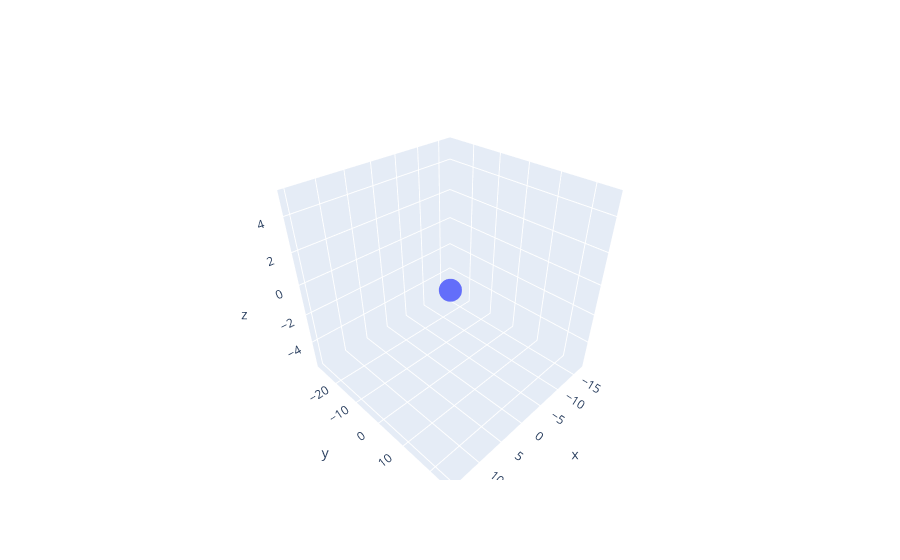

Here is the notebook cell this chart was saved with:
### Code cell
# Excercise 3-3 (Part 2b: visualizing 3D subspace, with second vector being .5 of the first vector)

vector_1 = np.array([3, 5, 1])
vector_2 = np.array([1.5, 2.5, 0.5])

scalars = np.random.uniform(low=-4,high=4,size=(100,2))

coordinates = np.zeros((100,3))
for i in range(len(scalars)):
  coordinates[i,:] = (vector_1 * scalars[i, 0]) + (vector_2 * scalars[i, 1])

# Create the figure and add the scatter plot
fig = go.Figure(data=[go.Scatter3d(
    x=coordinates[:, 0],
    y=coordinates[:, 1],
    z=coordinates[:, 2],
    mode='markers'
)])

# Show the plot
fig.show()
